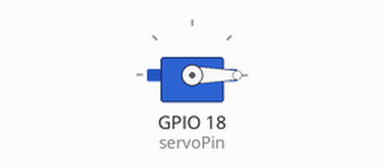
This sketch was run on a simulated ESP32. Parts: servo. Servo pulses on a pin are drawn as a servo (544–2400 µs = 0–180°).

Above: at 0.55 s.
At 1.8 s:
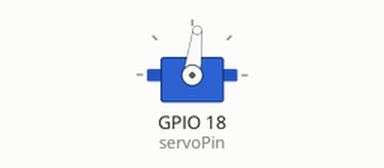
At 3.05 s:
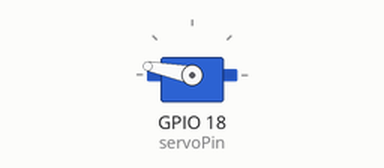
At 5.6 s:
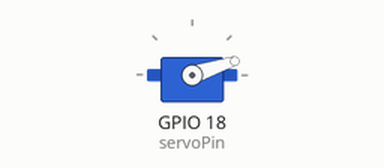
Timing chart, 0 to 7.6 s (numbered marks = the images above):
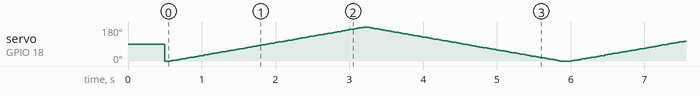

The sketch:

example.ino
```cpp
// Shows controlling the MG90S on an ESP32 by generating 50 Hz PWM with LEDC, converting desired angles to pulse widths and duty cycles for smooth sweeping.
//
// Buy this module: https://shillehtek.com/products/mg90s-metal-gear-micro-servo-motor-180-degree-9g-for-rc-plane
// Full manual: https://shillehtek.com/blogs/shillehtek-product-manuals/mg90s-metal-gear-micro-servo-motor-180-degree-9g-for-rc-plane-manual
// More examples: https://github.com/shillehbean/shillehtek-examples
//

// MG90S Servo - ESP32 Arduino Example using LEDC PWM
// Signal pin: GPIO 18
// Power the servo from a separate 5V supply, share ground with ESP32.

const int servoPin = 18;
const int pwmChannel = 0;
const int pwmFreq = 50;        // 50 Hz for hobby servos
const int pwmResolution = 16;  // 16-bit duty

// Pulse width in microseconds at 50 Hz: 20000 us period
// Duty = (pulseUs / 20000) * 65535
int pulseToDuty(int pulseUs) {
  return (int)(((long)pulseUs * 65535L) / 20000L);
}

void writeAngle(int angle) {
  if (angle < 0) angle = 0;
  if (angle > 180) angle = 180;
  int pulseUs = map(angle, 0, 180, 500, 2400);
  ledcWrite(pwmChannel, pulseToDuty(pulseUs));
}

void setup() {
  Serial.begin(115200);
  ledcSetup(pwmChannel, pwmFreq, pwmResolution);
  ledcAttachPin(servoPin, pwmChannel);
  writeAngle(90);
  delay(500);
}

void loop() {
  for (int a = 0; a <= 180; a++) {
    writeAngle(a);
    delay(15);
  }
  for (int a = 180; a >= 0; a--) {
    writeAngle(a);
    delay(15);
  }
}
```
